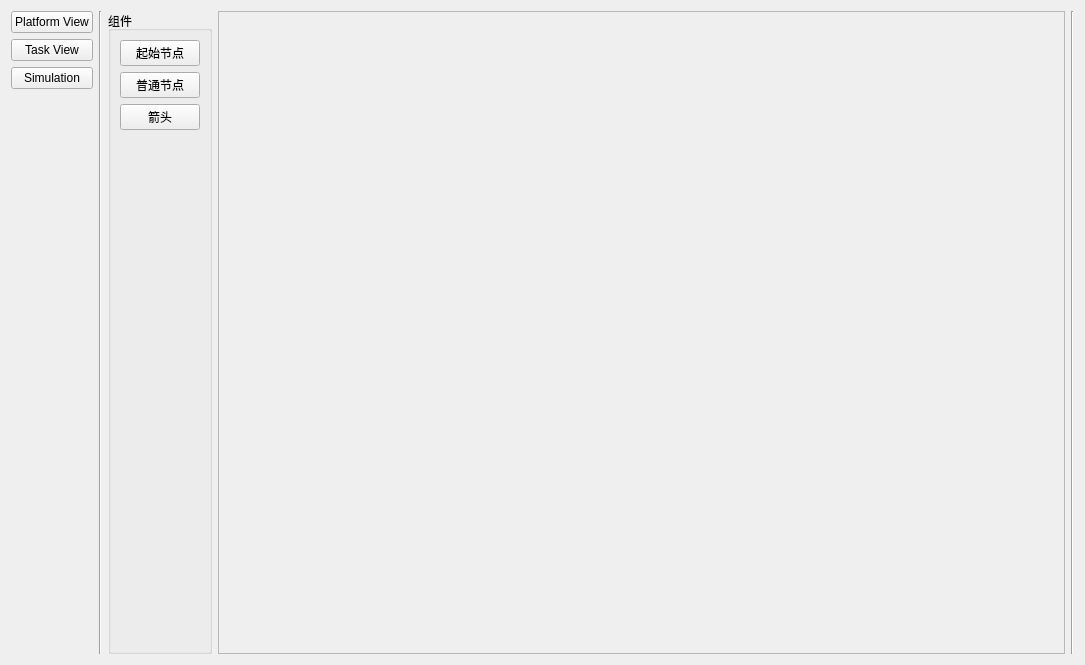
<?xml version="1.0" encoding="UTF-8"?>
<ui version="4.0">
 <class>Form</class>
 <widget class="QWidget" name="Form">
  <property name="geometry">
   <rect>
    <x>0</x>
    <y>0</y>
    <width>1085</width>
    <height>665</height>
   </rect>
  </property>
  <property name="windowTitle">
   <string>Form</string>
  </property>
  <layout class="QHBoxLayout" name="horizontalLayout">
   <item>
    <layout class="QVBoxLayout" name="verticalLayout" stretch="0,0,0,0">
     <item>
      <widget class="QPushButton" name="pushButton_3">
       <property name="sizePolicy">
        <sizepolicy hsizetype="Minimum" vsizetype="Fixed">
         <horstretch>0</horstretch>
         <verstretch>0</verstretch>
        </sizepolicy>
       </property>
       <property name="text">
        <string>Platform View</string>
       </property>
      </widget>
     </item>
     <item>
      <widget class="QPushButton" name="pushButton_2">
       <property name="sizePolicy">
        <sizepolicy hsizetype="Minimum" vsizetype="Fixed">
         <horstretch>0</horstretch>
         <verstretch>0</verstretch>
        </sizepolicy>
       </property>
       <property name="text">
        <string>Task View</string>
       </property>
      </widget>
     </item>
     <item>
      <widget class="QPushButton" name="pushButton">
       <property name="sizePolicy">
        <sizepolicy hsizetype="Minimum" vsizetype="Fixed">
         <horstretch>0</horstretch>
         <verstretch>0</verstretch>
        </sizepolicy>
       </property>
       <property name="text">
        <string>Simulation</string>
       </property>
      </widget>
     </item>
     <item>
      <spacer name="verticalSpacer">
       <property name="orientation">
        <enum>Qt::Vertical</enum>
       </property>
       <property name="sizeHint" stdset="0">
        <size>
         <width>20</width>
         <height>40</height>
        </size>
       </property>
      </spacer>
     </item>
    </layout>
   </item>
   <item>
    <widget class="Line" name="line">
     <property name="orientation">
      <enum>Qt::Vertical</enum>
     </property>
    </widget>
   </item>
   <item>
    <widget class="QGroupBox" name="groupBox">
     <property name="sizePolicy">
      <sizepolicy hsizetype="Fixed" vsizetype="Preferred">
       <horstretch>0</horstretch>
       <verstretch>0</verstretch>
      </sizepolicy>
     </property>
     <property name="title">
      <string>组件</string>
     </property>
     <layout class="QVBoxLayout" name="verticalLayout_3">
      <item>
       <layout class="QVBoxLayout" name="verticalLayout_2">
        <item>
         <widget class="QPushButton" name="pushButton_4">
          <property name="text">
           <string>起始节点</string>
          </property>
         </widget>
        </item>
        <item>
         <widget class="QPushButton" name="pushButton_5">
          <property name="text">
           <string>普通节点</string>
          </property>
         </widget>
        </item>
        <item>
         <widget class="QPushButton" name="pushButton_6">
          <property name="text">
           <string>箭头</string>
          </property>
         </widget>
        </item>
        <item>
         <spacer name="verticalSpacer_2">
          <property name="orientation">
           <enum>Qt::Vertical</enum>
          </property>
          <property name="sizeHint" stdset="0">
           <size>
            <width>20</width>
            <height>40</height>
           </size>
          </property>
         </spacer>
        </item>
       </layout>
      </item>
     </layout>
    </widget>
   </item>
   <item>
    <widget class="QFrame" name="frame">
     <property name="sizePolicy">
      <sizepolicy hsizetype="Preferred" vsizetype="Preferred">
       <horstretch>5</horstretch>
       <verstretch>0</verstretch>
      </sizepolicy>
     </property>
     <property name="frameShape">
      <enum>QFrame::StyledPanel</enum>
     </property>
     <property name="frameShadow">
      <enum>QFrame::Raised</enum>
     </property>
    </widget>
   </item>
   <item>
    <widget class="Line" name="line_2">
     <property name="orientation">
      <enum>Qt::Vertical</enum>
     </property>
    </widget>
   </item>
  </layout>
 </widget>
 <resources/>
 <connections/>
 <slots>
  <slot>slot1()</slot>
 </slots>
</ui>
